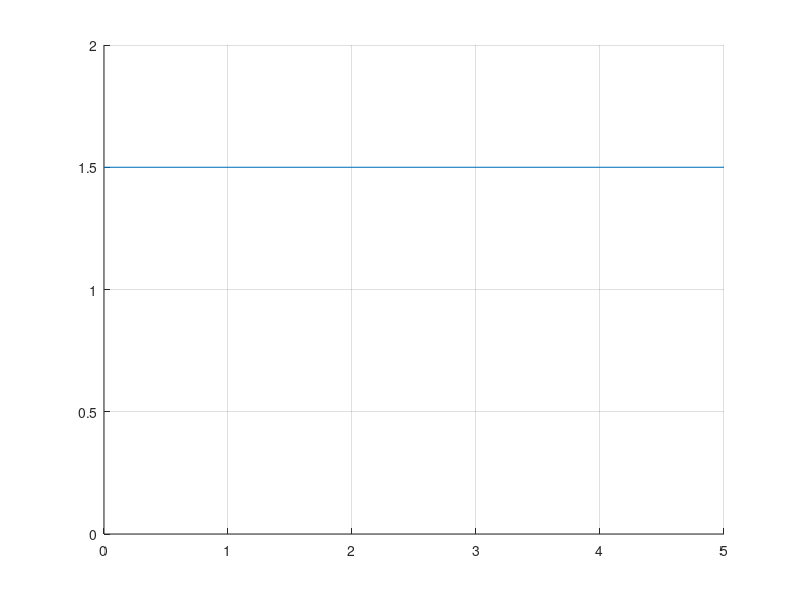

Write the MATLAB code that produced this figure. (Note: this script raises an error after producing the figure.)

stationary_modules_positions = [0.000  0.05  2.48;
                                1.285  0.05  2.96;
                                2.535  0.05  2.48; 
                                2.915  1.60  1.99; 
                                2.570  3.05  2.48; 
                                1.260  3.05  2.96;
                                -0.05  2.90  2.48];
num_stationary_modules = size(stationary_modules_positions,1);

%ponto escolhido para teste
x=1.5;
y=1.5;
z=0;

%Matrizes do sistema
P = eye(3);
H = eye(3);
Q = eye(3) * 0.01;
R = eye(3) * 0.2;

close all;
figure;
hold on;
grid on;
axis([0 5 0 2])
plot([0 5],[1.5 1.5])

%Calcula as distâncias entre o ponto escolhido e posição dos n módulos
for i=1:num_stationary_modules
    m(i) = sqrt( (x-stationary_modules_positions(i,1))^2 + (y-stationary_modules_positions(i,2))^2 + (z-stationary_modules_positions(i,3))^2 );
    m(i) = m(i) + 0.15*randn;
end


% Predict
%xhat = a * xhat;
%p    = a * p * a;
[module_x,module_y,module_z] = trilateration(stationary_modules_positions(1:4,:), m(1:4));
xhat = [module_x;module_y;module_z]
plot(0,xhat(1),'rx');

for i=1:4
    x(i)=stationary_modules_positions(i,1);
    y(i)=stationary_modules_positions(i,2);
    z(i)=stationary_modules_positions(i,3);
    k(i)=x(i)^2+y(i)^2+z(i)^2;
end

A=[];
B=[];
for i=2:4
    A = [A; (x(i)-x(1)) (y(i)-y(1)) (z(i)-z(1))];
    B = [B; (m(1)^2 - m(i)^2 + k(i) - k(1))];
end

dB_dX = [(x(2)-x(1)) (y(2)-y(1)) (z(2)-z(1)); (x(3)-x(1)) (y(3)-y(1)) (z(3)-z(1)); (x(4)-x(1)) (y(4)-y(1)) (z(4)-z(1))];
%dB_dX = [((x(2)+y(2)+z(2))-(x(1)+y(1)+z(1))); ((x(3)+y(3)+z(3))-(x(1)+y(1)+z(1))); ((x(4)+y(4)+z(4))-(x(1)+y(1)+z(1)))]
F_k   = inv( A' * A ) * A' * dB_dX;
P_k   = F_k * P * F_k' + Q

i=5;
while i<=num_stationary_modules
    % Update
    %g    = p  / (p  + r);
    %xhat = xhat + g * (z - xhat);
    %p    = (1 - g) * p;
    [meas1,meas2,meas3] = trilateration(stationary_modules_positions(1:i,:), m(1:i));
    meas=[meas1;meas2;meas3];
    G_k  = P_k*H' / (H*P_k*H' + R);
    xhat = xhat + G_k * (meas - xhat)
    P_k  = (eye(3) - G_k*H)*P_k
    plot((i-4),xhat(1),'rx');
    plot((i-4),meas1,'bo');
    i=i+1;
end
[mx,my,mz] = aml(stationary_modules_positions, m, [module_x,module_y,module_z]);
plot(5,mx,'kx');
